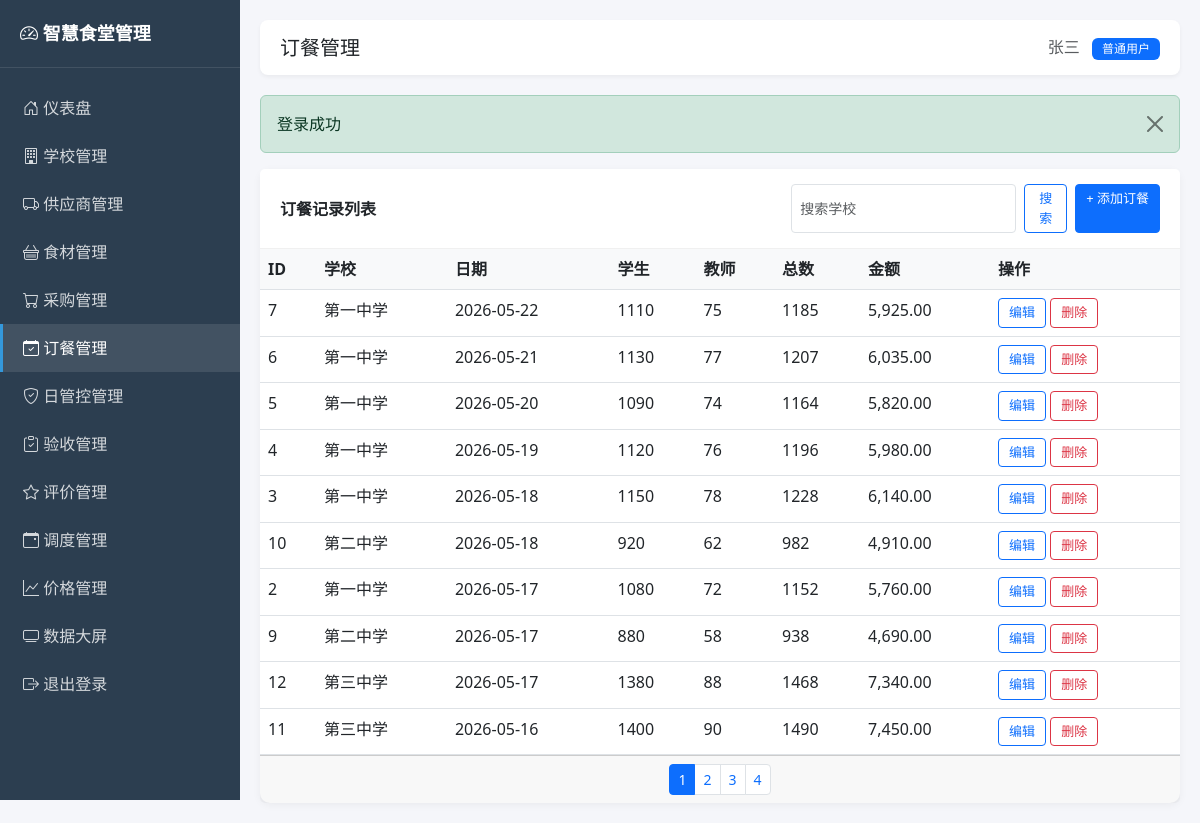
Screenshot of /admin/orders.php (signed in) with the database file from the repository.
### tables this page shows
CREATE TABLE users (
    id INT UNSIGNED AUTO_INCREMENT PRIMARY KEY COMMENT '用户ID',
    username VARCHAR(50) NOT NULL UNIQUE COMMENT '登录用户名',
    password VARCHAR(64) NOT NULL COMMENT 'MD5加密密码',
    real_name VARCHAR(50) NOT NULL COMMENT '真实姓名',
    role TINYINT UNSIGNED NOT NULL DEFAULT 1 COMMENT '角色：0管理员 1普通用户',
    status TINYINT UNSIGNED NOT NULL DEFAULT 1 COMMENT '状态：0禁用 1启用',
    created_at DATETIME DEFAULT CURRENT_TIMESTAMP COMMENT '创建时间',
    updated_at DATETIME DEFAULT CURRENT_TIMESTAMP ON UPDATE CURRENT_TIMESTAMP COMMENT '更新时间',
    INDEX idx_status (status)
);

CREATE TABLE orders (
    id INT UNSIGNED AUTO_INCREMENT PRIMARY KEY COMMENT '记录ID',
    school_id INT UNSIGNED NOT NULL COMMENT '学校ID',
    order_date DATE NOT NULL COMMENT '订餐日期',
    student_count INT UNSIGNED DEFAULT 0 COMMENT '学生订餐数',
    teacher_count INT UNSIGNED DEFAULT 0 COMMENT '教师订餐数',
    total_count INT UNSIGNED DEFAULT 0 COMMENT '总订餐数',
    total_amount DECIMAL(12,2) DEFAULT 0.00 COMMENT '订餐总金额(元)',
    ingredient_category VARCHAR(50) DEFAULT NULL COMMENT '主要营养类别',
    created_at DATETIME DEFAULT CURRENT_TIMESTAMP COMMENT '创建时间',
    updated_at DATETIME DEFAULT CURRENT_TIMESTAMP ON UPDATE CURRENT_TIMESTAMP COMMENT '更新时间',
    INDEX idx_school_date (school_id, order_date),
    CONSTRAINT fk_orders_school
        FOREIGN KEY (school_id) REFERENCES schools(id)
        ON DELETE RESTRICT ON UPDATE CASCADE
);

CREATE TABLE schools (
    id INT UNSIGNED AUTO_INCREMENT PRIMARY KEY COMMENT '学校ID',
    school_name VARCHAR(100) NOT NULL COMMENT '学校名称',
    region VARCHAR(50) NOT NULL COMMENT '所属区域/县区',
    address VARCHAR(200) DEFAULT NULL COMMENT '详细地址',
    contact_person VARCHAR(50) DEFAULT NULL COMMENT '联系人',
    contact_phone VARCHAR(20) DEFAULT NULL COMMENT '联系电话',
    student_count INT UNSIGNED DEFAULT 0 COMMENT '学生人数',
    teacher_count INT UNSIGNED DEFAULT 0 COMMENT '教师人数',
    created_at DATETIME DEFAULT CURRENT_TIMESTAMP COMMENT '创建时间',
    updated_at DATETIME DEFAULT CURRENT_TIMESTAMP ON UPDATE CURRENT_TIMESTAMP COMMENT '更新时间',
    INDEX idx_region (region)
);

### includes/functions.php (called while the page is built, shortened)
<?php
require_once __DIR__ . '/db.php';
function e($text) {
    return htmlspecialchars($text ?? '', ENT_QUOTES, 'UTF-8');
}
function input($key, $default = null) {
    return $default;
}
function getFlash() {
    if (isset($_SESSION['flash_message'])) {
        $msg = $_SESSION['flash_message'];
        return $msg;
    }
    return null;
}
function paginate($total, $page = 1, $pageSize = 10) {
    $page = max(1, intval($page));
    $pageSize = max(1, min(100, intval($pageSize)));
    $totalPage = max(1, ceil($total / $pageSize));
    $page = min($page, $totalPage);
    $offset = ($page - 1) * $pageSize;
    return [
        'page' => $page,
        'pageSize' => $pageSize,
        'totalPage' => $totalPage,
        'offset' => $offset,
        'limit' => $pageSize
    ];
}

### includes/auth.php (called while the page is built, shortened)
<?php
require_once __DIR__ . '/functions.php';
function isLoggedIn() {
    return isset($_SESSION['user_id']) && $_SESSION['user_id'] > 0;
}
function currentUser() {
    return queryOne("SELECT * FROM users WHERE id = ?", [$_SESSION['user_id']]);
}
function isAdmin() {
    $user = currentUser();
    return $user && $user['role'] == 0;
}

### includes/db.php (called while the page is built, shortened)
<?php
function getDB() {
    static $pdo = null;
    if ($pdo === null) {
        $dsn = "mysql:host=" . DB_HOST . ";port=" . DB_PORT . ";dbname=" . DB_NAME . ";charset=" . DB_CHARSET;
        $options = [
            PDO::ATTR_ERRMODE => PDO::ERRMODE_EXCEPTION,
            PDO::ATTR_DEFAULT_FETCH_MODE => PDO::FETCH_ASSOC,
            PDO::ATTR_EMULATE_PREPARES => false,
        ];
        try {
            $pdo = new PDO($dsn, DB_USER, DB_PASS, $options);
        } catch (PDOException $e) {
            die("数据库连接失败: " . $e->getMessage());
        }
    }
    return $pdo;
}
function queryAll($sql, $params = []) {
    $stmt = getDB()->prepare($sql);
    $stmt->execute($params);
    return $stmt->fetchAll();
}
function queryOne($sql, $params = []) {
    $stmt = getDB()->prepare($sql);
    $stmt->execute($params);
    $result = $stmt->fetch();
    return $result ?: null;
}

### admin/orders.php (the view, shortened to what this page needs)
<?php
require_once __DIR__ . '/../includes/auth.php';
$pageTitle = '订餐管理';
$activeMenu = 'orders';
$action = input('action', 'list');
$id = intval(input('id', 0));
$schools = queryAll("SELECT id, school_name FROM schools ORDER BY id");
$editData = null;
$page = intval(input('page', 1));
$keyword = trim(input('keyword'));
$where = "WHERE 1=1";
$params = [];
$total = queryOne("SELECT COUNT(*) as c FROM orders o LEFT JOIN schools s ON o.school_id = s.id $where", $params)['c'];
$pager = paginate($total, $page, 10);
$list = queryAll("SELECT o.*, s.school_name FROM orders o LEFT JOIN schools s ON o.school_id = s.id $where ORDER BY o.order_date DESC LIMIT {$pager['limit']} OFFSET {$pager['offset']}", $params);
include 'header.php';
?>
<?php if ($action == 'add' || $action == 'edit'): ?>
<div class="card">
    <div class="card-header"><?php echo $action == 'edit' ? '编辑订餐记录' : '添加订餐记录'; ?></div>
    <div class="card-body">
        <form method="post" class="row g-3">
            <input type="hidden" name="id" value="<?php echo $id; ?>">
            <div class="col-md-6"><label class="form-label">学校 *</label>
                <select name="school_id" class="form-select" required>
                    <option value="">请选择</option>
                    <?php foreach ($schools as $s): ?>
                    <option value="<?php echo $s['id']; ?>" <?php echo ($editData['school_id'] ?? 0) == $s['id'] ? 'selected' : ''; ?>><?php echo e($s['school_name']); ?></option>
                    <?php endforeach; ?>
                </select>
            </div>
            <div class="col-md-6"><label class="form-label">订餐日期 *</label><input type="date" name="order_date" class="form-control" value="<?php echo e($editData['order_date'] ?? date('Y-m-d')); ?>" required></div>
            <div class="col-md-4"><label class="form-label">学生订餐数</label><input type="number" name="student_count" class="form-control" value="<?php echo $editData['student_count'] ?? 0; ?>"></div>
            <div class="col-md-4"><label class="form-label">教师订餐数</label><input type="number" name="teacher_count" class="form-control" value="<?php echo $editData['teacher_count'] ?? 0; ?>"></div>
            <div class="col-md-4"><label class="form-label">总金额(元)</label><input type="number" step="0.01" name="total_amount" class="form-control" value="<?php echo $editData['total_amount'] ?? 0; ?>"></div>
            <div class="col-md-6"><label class="form-label">主要营养类别</label>
                <select name="ingredient_category" class="form-select">
                    <option value="">请选择</option>
                    <?php foreach (['副食','生鲜','粮油','其他'] as $cat): ?>
                    <option value="<?php echo $cat; ?>" <?php echo ($editData['ingredient_category'] ?? '') == $cat ? 'selected' : ''; ?>><?php echo $cat; ?></option>
                    <?php endforeach; ?>
                </select>
            </div>
            <div class="col-12">
                <button type="submit" class="btn btn-primary">保存</button>
                <a href="orders.php" class="btn btn-secondary">返回</a>
            </div>
        </form>
    </div>
</div>
<?php else: ?>
<div class="card">
    <div class="card-header d-flex justify-content-between align-items-center">
        <span>订餐记录列表</span>
        <div class="d-flex gap-2">
            <form class="d-flex gap-2" method="get">
                <input type="text" name="keyword" class="form-control form-control-sm" placeholder="搜索学校" value="<?php echo e($keyword); ?>">
                <button type="submit" class="btn btn-sm btn-outline-primary">搜索</button>
            </form>
            <a href="orders.php?action=add" class="btn btn-sm btn-primary">+ 添加订餐</a>
        </div>
    </div>
    <div class="card-body p-0">
        <table class="table table-hover mb-0">
            <thead><tr><th>ID</th><th>学校</th><th>日期</th><th>学生</th><th>教师</th><th>总数</th><th>金额</th><th>操作</th></tr></thead>
            <tbody>
            <?php foreach ($list as $item): ?>
                <tr>
                    <td><?php echo $item['id']; ?></td>
                    <td><?php echo e($item['school_name']); ?></td>
                    <td><?php echo e($item['order_date']); ?></td>
                    <td><?php echo $item['student_count']; ?></td>
                    <td><?php echo $item['teacher_count']; ?></td>
                    <td><?php echo $item['total_count']; ?></td>
                    <td><?php echo number_format($item['total_amount'], 2); ?></td>
                    <td>
                        <a href="orders.php?action=edit&id=<?php echo $item['id']; ?>" class="btn btn-sm btn-outline-primary">编辑</a>
                        <a href="orders.php?action=delete&id=<?php echo $item['id']; ?>" class="btn btn-sm btn-outline-danger btn-delete">删除</a>
                    </td>
                </tr>
            <?php endforeach; ?>
            </tbody>
        </table>
    </div>
    <?php if ($pager['totalPage'] > 1): ?>
    <div class="card-footer">
        <nav><ul class="pagination pagination-sm justify-content-center mb-0">
            <?php for ($i = 1; $i <= $pager['totalPage']; $i++): ?>
            <li class="page-item <?php echo $i == $pager['page'] ? 'active' : ''; ?>"><a class="page-link" href="?page=<?php echo $i; ?>&keyword=<?php echo e($keyword); ?>"><?php echo $i; ?></a></li>
            <?php endfor; ?>
        </ul></nav>
    </div>
    <?php endif; ?>
</div>
<?php endif; ?>
<?php include 'footer.php'; ?>

### admin/header.php (shortened to what this page needs)
<?php
require_once __DIR__ . '/../includes/auth.php';
$user = currentUser();
?>
<!DOCTYPE html>
<html lang="zh-CN">
<head>
    <link href="https://cdn.jsdelivr.net/npm/bootstrap@5.3.0/dist/css/bootstrap.min.css" rel="stylesheet">
    <link rel="stylesheet" href="https://cdn.jsdelivr.net/npm/bootstrap-icons@1.10.0/font/bootstrap-icons.css">
</head>
<body>
<div class="sidebar">
    <div class="brand"><i class="bi bi-speedometer2"></i> 智慧食堂管理</div>
    <nav class="nav flex-column mt-3">
        <a class="nav-link <?php echo $activeMenu == 'dashboard' ? 'active' : ''; ?>" href="index.php"><i class="bi bi-house-door"></i> 仪表盘</a>
        <a class="nav-link <?php echo $activeMenu == 'schools' ? 'active' : ''; ?>" href="schools.php"><i class="bi bi-building"></i> 学校管理</a>
        <a class="nav-link <?php echo $activeMenu == 'suppliers' ? 'active' : ''; ?>" href="suppliers.php"><i class="bi bi-truck"></i> 供应商管理</a>
        <a class="nav-link <?php echo $activeMenu == 'ingredients' ? 'active' : ''; ?>" href="ingredients.php"><i class="bi bi-basket"></i> 食材管理</a>
        <a class="nav-link <?php echo $activeMenu == 'purchases' ? 'active' : ''; ?>" href="purchases.php"><i class="bi bi-cart"></i> 采购管理</a>
        <a class="nav-link <?php echo $activeMenu == 'orders' ? 'active' : ''; ?>" href="orders.php"><i class="bi bi-calendar-check"></i> 订餐管理</a>
        <a class="nav-link <?php echo $activeMenu == 'daily_controls' ? 'active' : ''; ?>" href="daily_controls.php"><i class="bi bi-shield-check"></i> 日管控管理</a>
        <a class="nav-link <?php echo $activeMenu == 'acceptances' ? 'active' : ''; ?>" href="acceptances.php"><i class="bi bi-clipboard-check"></i> 验收管理</a>
        <a class="nav-link <?php echo $activeMenu == 'evaluations' ? 'active' : ''; ?>" href="evaluations.php"><i class="bi bi-star"></i> 评价管理</a>
        <a class="nav-link <?php echo $activeMenu == 'dispatches' ? 'active' : ''; ?>" href="dispatches.php"><i class="bi bi-calendar-event"></i> 调度管理</a>
        <a class="nav-link <?php echo $activeMenu == 'prices' ? 'active' : ''; ?>" href="prices.php"><i class="bi bi-graph-up"></i> 价格管理</a>
        <?php if (isAdmin()): ?>
        <a class="nav-link <?php echo $activeMenu == 'users' ? 'active' : ''; ?>" href="users.php"><i class="bi bi-people"></i> 用户管理</a>
        <?php endif; ?>
        <a class="nav-link" href="../dashboard/index.php" target="_blank"><i class="bi bi-tv"></i> 数据大屏</a>
        <a class="nav-link" href="logout.php"><i class="bi bi-box-arrow-right"></i> 退出登录</a>
    </nav>
</div>
<div class="main-content">
    <div class="topbar">
        <h5 class="m-0"><?php echo isset($pageTitle) ? e($pageTitle) : '管理后台'; ?></h5>
        <div>
            <span class="text-muted"><?php echo e($user['real_name']); ?></span>
            <span class="badge bg-<?php echo $user['role'] == 0 ? 'danger' : 'primary'; ?> ms-2"><?php echo $user['role'] == 0 ? '管理员' : '普通用户'; ?></span>
        </div>
    </div>
    <?php $flash = getFlash(); if ($flash): ?>
    <div class="alert alert-<?php echo $flash['type'] == 'error' ? 'danger' : $flash['type']; ?> alert-dismissible fade show">
        <?php echo e($flash['message']); ?>
        <button type="button" class="btn-close" data-bs-dismiss="alert"></button>
    </div>
    <?php endif; ?>

### admin/header.php (style rules this page uses)
body { background-color: #f5f6fa; }
.sidebar { min-height: 100vh; background: #2c3e50; color: #fff; width: 240px; position: fixed; left: 0; top: 0; }
.sidebar .brand { padding: 20px; font-size: 18px; font-weight: bold; border-bottom: 1px solid rgba(255,255,255,0.1); }
.sidebar .nav-link { color: rgba(255,255,255,0.8); padding: 12px 20px; border-left: 3px solid transparent; }
.sidebar .nav-link:hover, .sidebar .nav-link.active { color: #fff; background: rgba(255,255,255,0.1); border-left-color: #3498db; }
.sidebar .nav-link i { width: 24px; }
.main-content { margin-left: 240px; padding: 20px; }
.topbar { background: #fff; padding: 15px 20px; border-radius: 8px; margin-bottom: 20px; box-shadow: 0 2px 4px rgba(0,0,0,0.05); display: flex; justify-content: space-between; align-items: center; }
.card { border: none; border-radius: 10px; box-shadow: 0 2px 8px rgba(0,0,0,0.05); }
.card-header { background: #fff; border-bottom: 1px solid #f0f0f0; font-weight: 600; padding: 15px 20px; }
.table th { background: #f8f9fa; font-weight: 600; }
.btn-sm { padding: 4px 10px; font-size: 13px; }
.badge { font-weight: 500; padding: 5px 10px; }

### rows the page displays
users: real_name "张三"
orders: id "7", school.school_name "第一中学", order_date "2026-05-22", student_count "1110", teacher_count "75", total_count "1185", total_amount "5,925.00"
orders: id "6", school.school_name "第一中学", order_date "2026-05-21", student_count "1130", teacher_count "77", total_count "1207", total_amount "6,035.00"
orders: id "5", school.school_name "第一中学", order_date "2026-05-20", student_count "1090", teacher_count "74", total_count "1164", total_amount "5,820.00"
orders: id "4", school.school_name "第一中学", order_date "2026-05-19", student_count "1120", teacher_count "76", total_count "1196", total_amount "5,980.00"
orders: id "3", school.school_name "第一中学", order_date "2026-05-18", student_count "1150", teacher_count "78", total_count "1228", total_amount "6,140.00"
orders: id "10", school.school_name "第二中学", order_date "2026-05-18", student_count "920", teacher_count "62", total_count "982", total_amount "4,910.00"
orders: id "2", school.school_name "第一中学", order_date "2026-05-17", student_count "1080", teacher_count "72", total_count "1152", total_amount "5,760.00"
orders: id "9", school.school_name "第二中学", order_date "2026-05-17", student_count "880", teacher_count "58", total_count "938", total_amount "4,690.00"
orders: id "12", school.school_name "第三中学", order_date "2026-05-17", student_count "1380", teacher_count "88", total_count "1468", total_amount "7,340.00"
orders: id "11", school.school_name "第三中学", order_date "2026-05-16", student_count "1400", teacher_count "90", total_count "1490", total_amount "7,450.00"

### other values shown
$pageTitle "订餐管理"
$flash['message'] "登录成功"
